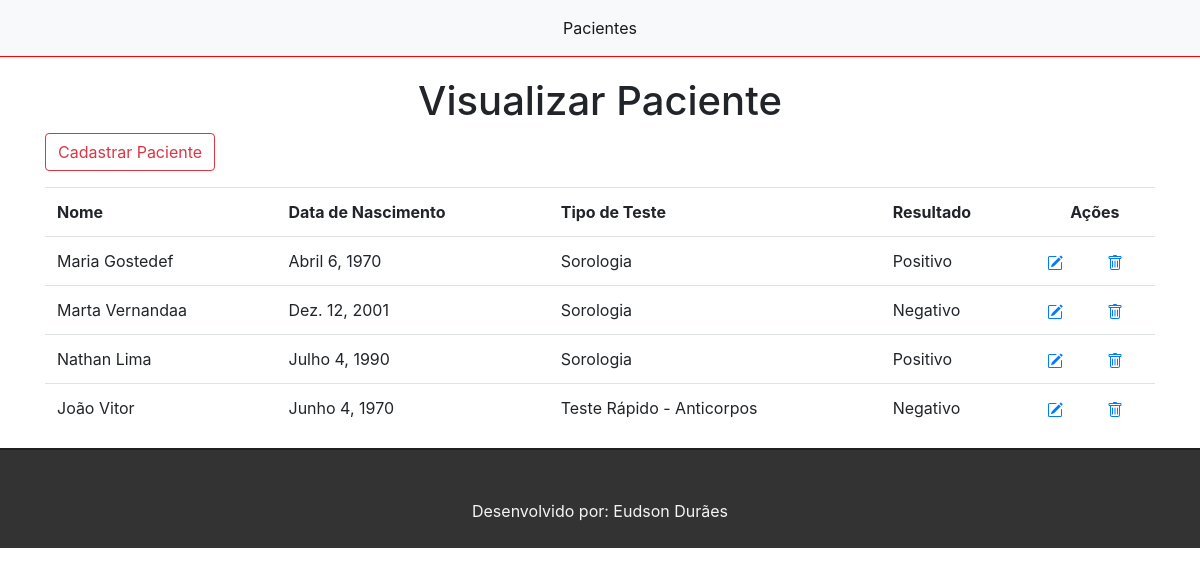
The app's page /, older data.
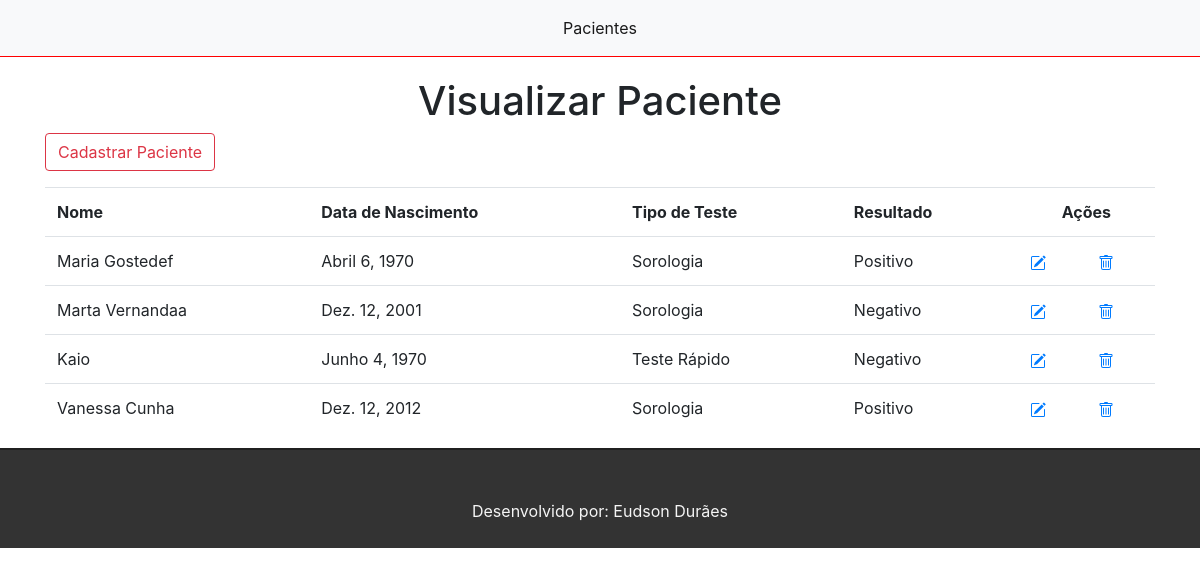
The same page, newer data.
### ManterPacientes/models.py (models this page shows, shortened)
class Paciente(models.Model):
    Testes = (
        ("RT-PCR","RT-PCR"),("Sorologia","Sorologia"),("Teste Rápido","Teste Rápido"),("Antígenos","Antígenos"),("Teste Rápido - Anticorpos","Teste Rápido - Anticorpos")
    )
    Resultados = (
        ("Positivo","Positivo"),("Negativo","Negativo")
    )
    NomeCompleto = models.CharField(max_length=30)
    DataNascimento = models.DateField()
    TipoTeste = models.CharField(choices=Testes, max_length=30)
    ResultadoTeste = models.CharField(choices=Resultados, max_length=30)
    created_at = models.DateTimeField(auto_now_add=True)
    updated_at = models.DateTimeField(auto_now=True)

### ManterPacientes/views.py (the view)
# urls.py: path('', views.VisualizarPaciente, name='VisualizarPaciente'),
def VisualizarPaciente(request):
    pacientes = Paciente.objects.all()
    return render(request, 'VisualizarPaciente.html',{'Pacientes':pacientes})

### ManterPacientes/templates/VisualizarPaciente.html (shortened to what this page needs)
{% extends 'base.html' %}
{%block Conteudo%}
<h1>Visualizar Paciente</h1>
<div>
    <table class="table mt-3">
        <a class="btn btn-outline-danger" href="{% url 'CadastroPaciente' %}">Cadastrar Paciente</a>
        <tr><th>Nome</th><th>Data de Nascimento</th><th>Tipo de Teste</th><th>Resultado</th><th style="text-align: center;"  colspan="2">Ações</th></tr>
        {% for Paciente in Pacientes %}
        <tr><td>{{Paciente.NomeCompleto}}</td> <td>{{Paciente.DataNascimento}}</td> <td>{{Paciente.TipoTeste}}</td> <td>{{Paciente.ResultadoTeste}}</td>
        <td>
            <a href="{% url 'AlterarPaciente' Paciente.id %}">
            </a>
        </td>
        <td>
            <a href="{% url 'ExcluirPaciente' Paciente.id %}">
            </a>
        </td>
    </tr>
        {% endfor %}
    </table>
</div>
{%endblock%}

### ManterPacientes/templates/base.html (shortened to what this page needs)
<!DOCTYPE html>
{% load static %}
<html lang="pt-br">
<head>
    <link rel="stylesheet" href="https://stackpath.bootstrapcdn.com/bootstrap/4.5.0/css/bootstrap.min.css">
    <link rel="stylesheet" href="{% static 'css/styles.css' %}">
</head>
<body>
    <nav class="navbar navbar-expand-sm navbar-light bg-light" data-toggle="affix">
    <div class="mx-auto d-sm-flex d-block flex-sm-nowrap">
        <div class="collapse navbar-collapse text-center" id="navbarsExample11">
            <ul class="navbar-nav">
                <li class="nav-item active">
                    <a class="nav-link" href="{% url 'VisualizarPaciente' %}">Pacientes</a>
                </li>
            </ul>
        </div>
    </div>
</nav>
    <div class="container">
        {%block Conteudo%}
        {%endblock%}
    </div>
    <footer>
        <p>Desenvolvido por: Eudson Durães</p>
    </footer>
</body>
</html>

### ManterPacientes/static/css/styles.css (style rules this page uses)
h1 { text-align: center; }
.navbar { border-bottom: 1px solid red; margin-bottom: 20px; }
.navbar-nav { margin: auto; }
footer { background-color: #333; height: 100px; border-top: 2px solid #202020; }
footer p { color: #f5f5f5; text-align: center; top: 50%; position: relative; }

Row changes from the older to the newer data that the page shows:
removed Paciente: NomeCompleto "Nathan Lima", DataNascimento "Julho 4, 1990", TipoTeste "Sorologia", ResultadoTeste "Positivo"
removed Paciente: NomeCompleto "João Vitor", DataNascimento "Junho 4, 1970", TipoTeste "Teste Rápido - Anticorpos", ResultadoTeste "Negativo"
added Paciente: NomeCompleto "Kaio", DataNascimento "Junho 4, 1970", TipoTeste "Teste Rápido", ResultadoTeste "Negativo"
added Paciente: NomeCompleto "Vanessa Cunha", DataNascimento "Dez. 12, 2012", TipoTeste "Sorologia", ResultadoTeste "Positivo"
